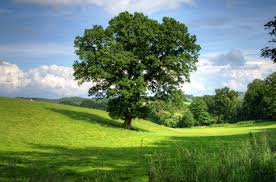
#> input picture Day 5 Assesment/img1.jpg, 276 x 182 px
$ python Grayscale.py
#> lines starting #> are read from the running program, lines starting #| are printed output that depends on the picture; after the words box and inside, x2 and y2 are one past the last pixel; in counts of white or black regions, pixels touching at a corner belong together
import cv2
import matplotlib.pyplot as plt
img=cv2.imread("img1.jpg")
#> img is the input picture: shape (182, 276, 3); mean B, G, R 100.1, 133.2, 109.2
grayscale= cv2.cvtColor(img,cv2.COLOR_BGR2GRAY)
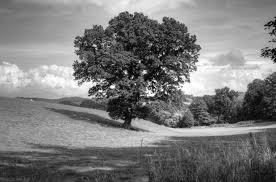
#> grayscale: shape (182, 276); min 1, max 255, mean 122.3
edges = cv2.Canny(grayscale,100,300)
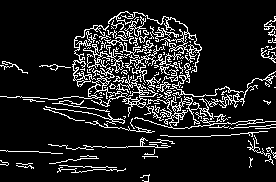
#> edges: shape (182, 276); 12.5% white in thin lines or dots
plt.imshow(cv2.cvtColor(grayscale,cv2.COLOR_BGR2RGB))
plt.show()

$ run again, with Day 5 Assesment/img4.jpg copied over Day 5 Assesment/img1.jpg
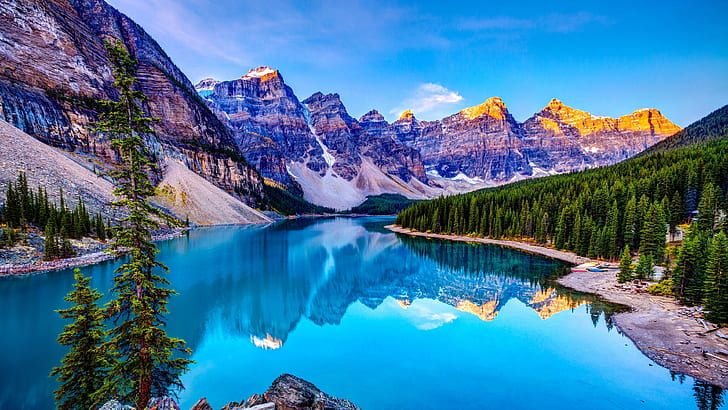
#> input picture Day 5 Assesment/img4.jpg, 728 x 410 px
#> img is the input picture: shape (410, 728, 3); mean B, G, R 156.5, 119.3, 67.7
#> `grayscale= cv2.cvtColor(img,cv2.COLOR_BGR2GRAY)`:
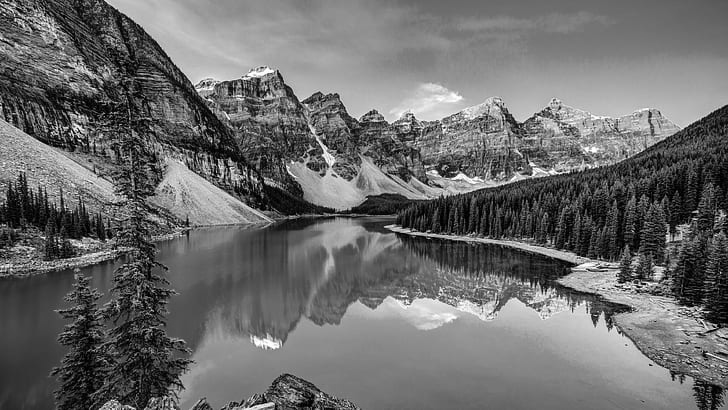
#> grayscale: shape (410, 728); min 0, max 255, mean 108.1
#> `edges = cv2.Canny(grayscale,100,300)`:
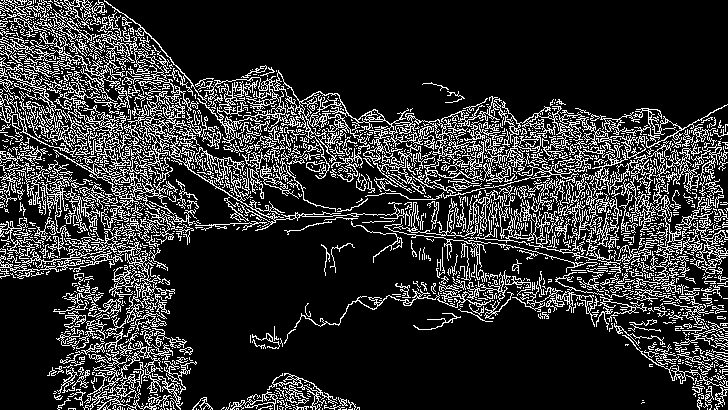
#> edges: shape (410, 728); 18.6% white in thin lines or dots
